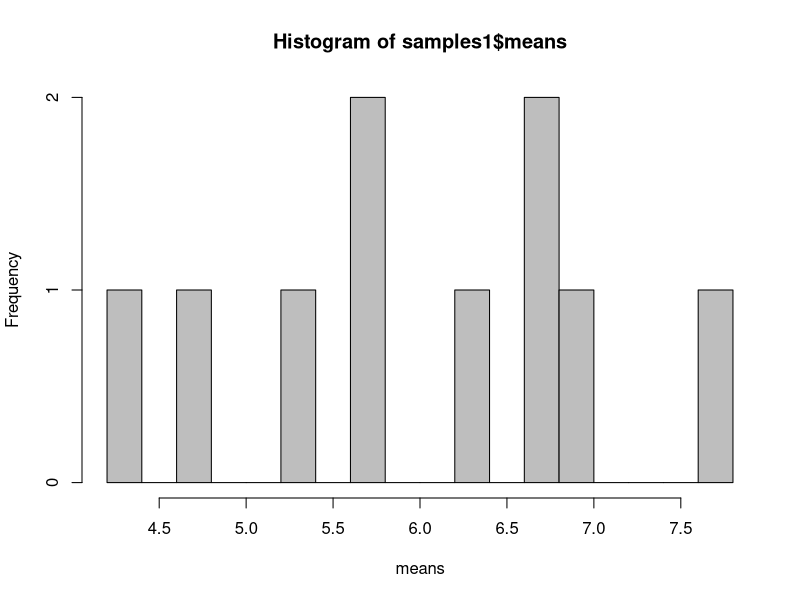

Write the R code that produced this figure.
## ---- chunk 1
knitr::opts_chunk$set(echo = TRUE)
## ---- chunk 2
library(gtools)
## ---- chunk 3
N <- 100
n <- 30 

sampling_weights <- N/n

cat('Sampling Weights: ', sampling_weights)
## ---- chunk 4
srs30 <- c(8 ,5, 2, 6 ,6 ,3, 8, 6, 10, 7 ,15, 9, 15, 3, 5, 6, 7, 10, 14, 3, 4 ,17, 10, 6, 14 ,12, 7, 8 ,12, 9)

#view the vector
srs30
## ---- chunk 5
#get estimated population total
estimated_total <- sum(srs30 * sampling_weights)

#View the result
cat("Estimated Population Total:", estimated_total, "\n")
## ---- chunk 6
#compute the standard deviation
sy <- sd(srs30)

#View the standard deviation
cat('Sample Standard Deviation: ', sy)
## ---- chunk 7
#compute the variance of the total
V_t <- (N^2)*(1 - (n/N))*(((sy)^2)/n)

#View the vatiance of the total
cat('Variance of the total:', V_t)
## ---- chunk 8
#compute the standard error
SE_t <- sqrt(V_t)

#view the standard error
cat('Standard Error: ', SE_t)
## ---- chunk 9
#define alpha, the critical value
alpha <- 0.95

#as the test is two tailed, get the diffeence of alpha from 1 and divide by a half
alpha.neg <- 1-alpha
alpha.half <- alpha.neg/2

#define p 
p <- 1-alpha.half

#get the zscore using qnorm() function
zscore <- qnorm(p) 

#View the zscore
cat("Z_score: ", zscore)
## ---- chunk 10
#compute the margin of error
ME_t <- zscore * SE_t

#View the margin of error
cat('Margin of error: ', ME_t)
## ---- chunk 11
#compute confidence interval
lower <- estimated_total - ME_t
upper <- estimated_total + ME_t

#view the confidence interval
cat('Confidence interval : [', lower, ', ', upper, ']')
## ---- chunk 12
#Population 
N = 5

#vector of times spent preparing for each student
times <- c(7, 3, 6, 10, 4)
## ---- chunk 13
# Set the seed for random number generation
set.seed(NULL)

# Select an SRS of size n=3 from a population of size N=5 without replacement
#library(gtools)
samples1 <- combinations(n = 5, r = 3, v = times, repeats.allowed = FALSE)

samples1
## ---- chunk 14
#apply to each row of samples
means_result <- apply(samples1, 1, mean)

#add to the df
samples1 <- as.data.frame(samples1)
samples1$means <- means_result

samples1
#View the dataframe
samples1
## ---- chunk 15
cat('The sampling distribution of the Sample means is: \n', means_result)
## ---- chunk 16
hist(samples1$means,breaks=20,col="gray",xlab="means")
## ---- chunk 17
#get the population mean
popmean <- mean(times)

#view the result
cat('The Population mean is: ', popmean)
## ---- chunk 18
#Step 1: calculate the variance
var <- var(samples1$means)

#define sample and population size
n = 3
N = 5

#standard error
SE <- sqrt(1 - ((n/N)*(var/n)))

#View the result
cat('The standard error is: ', SE)
## ---- chunk 19
#creating a data frame with the provided information
data <- data.frame(
  Stratum = c("Low Income", "Middle Income", "Upper Income"),
  N_h = c(190, 407, 811),
  n_h = c(21, 14, 22),
  mean_y_h = c(3.925, 3.938, 3.942),
  sd_y_h = c(0.037, 0.052, 0.070)
)

data
## ---- chunk 20
#define parameters
N <- 1408

#compute the y estimate
y_str <- sum((data$N_h/N)*data$mean_y_h)

#View the y estimate
cat('Y estimate: ', y_str)
## ---- chunk 21
#compute the variance of the mean estimate
V_ystr <- sum(((data$N_h/N)^2)*((data$sd_y_h)^2)/data$n_h)

#view the variance of the mean estimate
cat('Variance of the mean estimate: ', V_ystr)
## ---- chunk 22
#compute the standard error
SE_ystr <- sqrt(V_ystr)

#show the standard error
cat('Standard error: ', SE_ystr)
## ---- chunk 23
#define alpha, the critical value
alpha <- 0.95

#as the test is two tailed, get the diffeence of alpha from 1 and divide by a half
alpha.neg <- 1-alpha
alpha.half <- alpha.neg/2

#define p 
p <- 1-alpha.half

#get the zscore using qnorm() function
zscore <- qnorm(p) 

#View the zscore
cat("Z_score: ", zscore)
## ---- chunk 24
#compute the margin of error
ME_ystr <- zscore * SE_ystr

#view the margin of error
cat('margin of error: ', ME_ystr)
## ---- chunk 25
#compute lower and upper bounds
lower <- y_str - ME_ystr
upper <- y_str + ME_ystr

#view the confidence interval 
cat('Confidence interval : [', lower, ', ', upper, ']')
